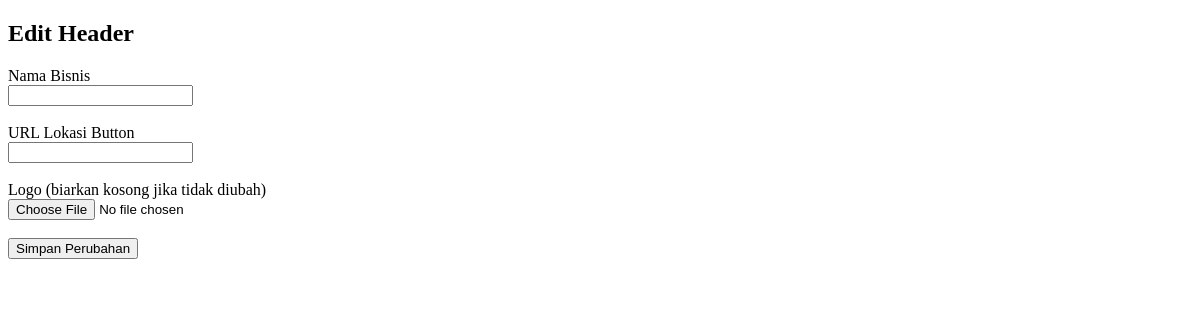
Page /Admin/konten_web/edit_header.php on the earlier database version.
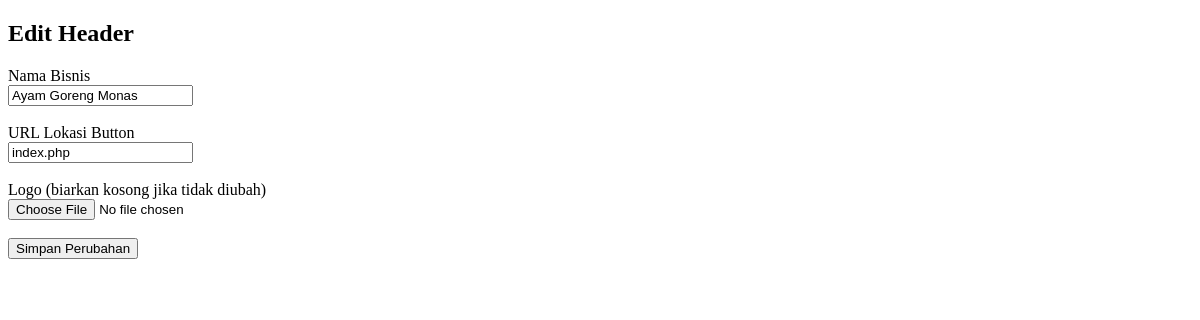
Same page on the later database version.
### tables this page shows
CREATE TABLE header (
  id INT PRIMARY KEY,
  logo VARCHAR(255),
  nama_bisnis VARCHAR(255),
  location_url VARCHAR(255)
);

### Admin/konten_web/edit_header.php (the view, shortened to what this page needs)
<?php
$conn = mysqli_connect("localhost", "root", "", "ayamgoreng_monas");
$header = mysqli_fetch_assoc(mysqli_query($conn, "SELECT * FROM header WHERE id = 1"));
?>
<!DOCTYPE html>
<html>
<head>
</head>
<body>
<h2>Edit Header</h2>
<form action="proses_update.php" method="POST" enctype="multipart/form-data">
    <label>Nama Bisnis</label><br>
    <input type="text" name="nama_bisnis" value="<?= $header['nama_bisnis'] ?>"><br><br>
    <label>URL Lokasi Button</label><br>
    <input type="text" name="location_url" value="<?= $header['location_url'] ?>"><br><br>
    <label>Logo (biarkan kosong jika tidak diubah)</label><br>
    <input type="file" name="logo"><br><br>
    <button type="submit">Simpan Perubahan</button>
</form>
</body>
</html>

Differences in the rows shown:
added header: nama_bisnis "Ayam Goreng Monas", location_url "index.php"
